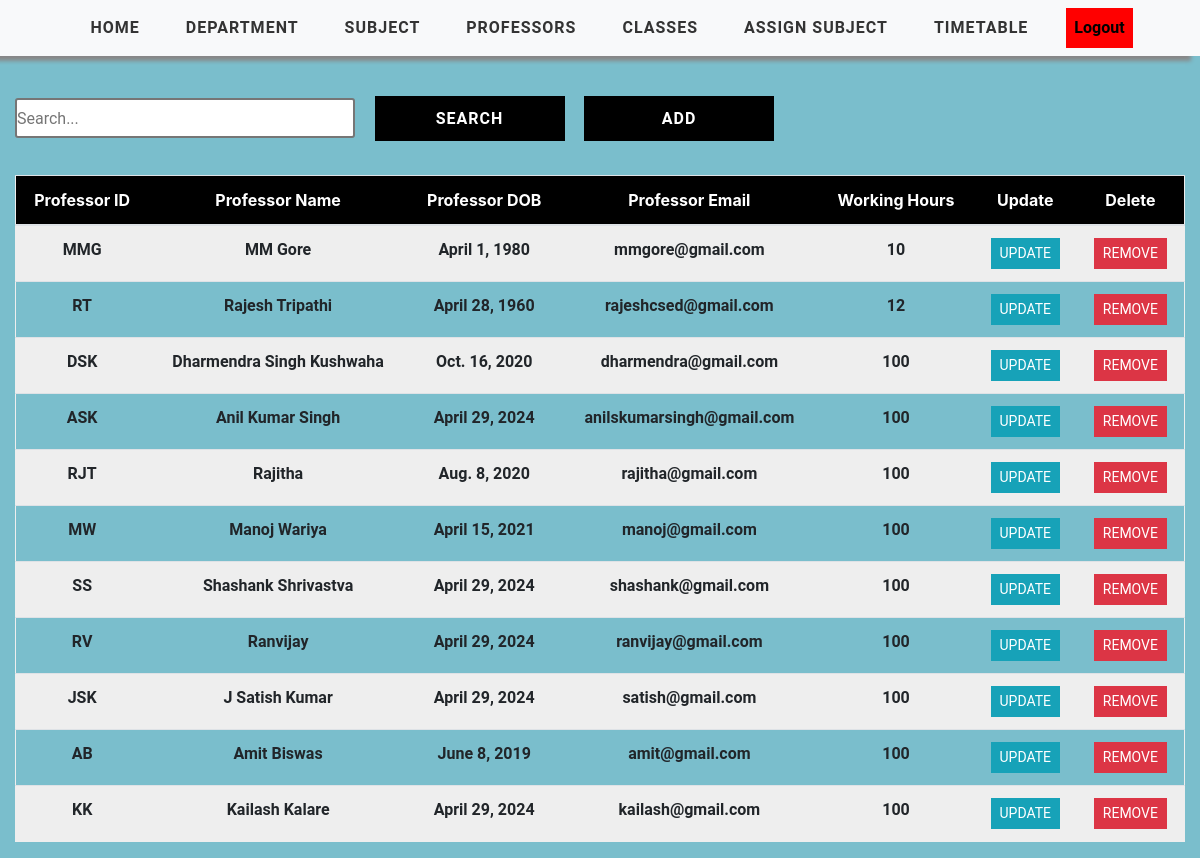
Page /professor_view/ (signed in) on the committed database.
### timetableapp/models.py (models this page shows, shortened)
class Professor(models.Model):
    user = models.ForeignKey(User, on_delete=models.CASCADE, null=True, blank=True)
    professor_id = models.CharField(max_length=2000,primary_key=True)
    professor_name = models.CharField(max_length=2000)
    dob = models.DateField(default=datetime.datetime.today().strftime('%Y-%m-%d'))
    working_hours = models.IntegerField(null=True,default=100)
    available_hours = models.IntegerField(null=True,default=100)
    professor_email = models.EmailField(default="")

### timetableapp/views.py (the view)
# urls.py: path('professor_view/', views.ProfessorTable, name='professor_view'),
@login_required(login_url='login')
def ProfessorTable(request):
    professor1 = Professor.objects.filter()
    context = {'professor1': professor1}
    return render(request, 'professor/ProfessorTable.html', context)

### timetableapp/templates/professor/ProfessorTable.html
{% extends 'timetableapp/main.html' %}
{% load static %}
{% block content %}
<div class="viewcontainer">
    <div class="container-fluid">
    <div class="search">
        <input type="text" class="searchbox" placeholder="Search...">
        <input type="submit" value="Search" class="searchButton">
        <a href="{% url 'add-professor' %}"><button class="searchButton">Add </button></a>
    </div>
    <div style="overflow-x:auto">
    <div class="innercontainer">
        <table class="table  text-center">
            <thead class="table-header" style="color: white;">
            <tr>
                <div class="header__item filter__link"  >
                    <th scope="col" class="text-center" >Professor ID</th>
                </div>
                <div class="header__item filter__link"  >
                    <th scope="col" class="text-center" >Professor Name</th>
                </div>
                <div class="header__item filter__link"  >
                    <th scope="col" class="text-center" >Professor DOB</th>
                </div>
                <div class="header__item filter__link"  >
                    <th scope="col" class="text-center" >Professor Email</th>
                </div>
                <div class="header__item filter__link" >
                    <th class="text-center" scope="col" >Working Hours</th>
                </div>
                <div class="header__item filter__link" >
                    <th class="text-center" scope="col" > Update</th>
                </div>
                <div class="header__item filter__link" >
                    <th class="text-center" scope="col" >Delete</th>
                </div>
            </tr>
            </thead>
            <tbody class="tab-content">
                {% for prof in professor1 %}
                <tr class="table-row text-center">
                    <td class="table-data">
                        {{ prof.professor_id }}
                    </td>
                    <td class="table-data">
                        {{ prof.professor_name }}
                    </td>
                    <td class="table-data">
                        {{ prof.dob }}
                    </td>
                    <td class="table-data">
                        {{ prof.professor_email }}
                    </td>
                    <td class="table-data">
                        {{ prof.working_hours}}
                    </td>
                    <td class="table-data">
                       <a href="{% url 'update-professor' prof.professor_id %}" class="btn btn-sm btn-info">Update</a>
                    </td>
                    <td class="table-data">
                       <a href="{% url 'delete-professor' prof.professor_id %}" class="btn btn-sm btn-danger" >Remove</a>
                    </td>
                </tr>
                {% endfor %}
            </tbody>
        </table>
    </div>
</div>
</div>
{% endblock %}

### static/css/style.css (style rules this page uses)
a { cursor: pointer; }

### static/css/tables.css (style rules this page uses)
*, *:before, *:after { box-sizing: border-box; }
body { font-family: "Roboto", sans-serif; margin: 0; background-color: white; }
.table { border: 1px solid #eeeeee; overflow-y: auto; overflow-x: auto; height: max-content; }
.table-header { width: 100%; background: #000; padding: 18px 0; top: 0; }
.table-row { width: 100%; padding: 18px 0; }
.table-row:nth-of-type(odd) { background: #eeeeee; }
.table-data, .header__item { flex: 1 1 20%; text-align: center; font-family: Roboto, sans-serif; font-weight: bold; }
.header__item { text-transform: uppercase; }
.filter__link { color: white; text-decoration: none; position: relative; display: inline-block; padding-left: 24px; padding-right: 24px; }
.filter__link::after { content: ""; position: absolute; right: -18px; color: white; font-size: 12px; top: 50%; transform: translateY(-50%); }
.btn { border-radius: 0 !important; font-family: Roboto, sans-serif !important; text-transform: uppercase; }
.search { display: inline-block; }
.searchbox { width: 340px; height: 40px; border-style: solid; border-radius: 3px; font-family: Roboto, sans-serif; text-align: justify; }
.searchButton { width: 190px; height: 45px ; font-family: Roboto, sans-serif; text-transform: uppercase; letter-spacing: 1px; font-weight: bolder; color: white ; background: black; margin-left: 15px; margin-top: 40px; border-color: black ; border-radius: 0 ; border-style: solid; border-width: 3px ; }

### static/css/add.css (style rules this page uses)
* { margin:0; padding:0; box-sizing: border-box; }
.viewcontainer { background-color: #7abecc; min-height: 100vh; }
.container-fluid { display: flex; flex-direction: column; gap:10px; }

### static/css/nav.css (style rules this page uses)
* { margin:0; padding:0; box-sizing: border-box; }

### rows in the picture
Professor: professor_id "MMG", professor_name "MM Gore", dob "April 1, 1980", professor_email "mmgore@gmail.com", working_hours "10"
Professor: professor_id "RT", professor_name "Rajesh Tripathi", dob "April 28, 1960", professor_email "rajeshcsed@gmail.com", working_hours "12"
Professor: professor_id "DSK", professor_name "Dharmendra Singh Kushwaha", dob "Oct. 16, 2020", professor_email "dharmendra@gmail.com", working_hours "100"
Professor: professor_id "ASK", professor_name "Anil Kumar Singh", dob "April 29, 2024", professor_email "anilskumarsingh@gmail.com", working_hours "100"
Professor: professor_id "RJT", professor_name "Rajitha", dob "Aug. 8, 2020", professor_email "rajitha@gmail.com", working_hours "100"
Professor: professor_id "MW", professor_name "Manoj Wariya", dob "April 15, 2021", professor_email "manoj@gmail.com", working_hours "100"
Professor: professor_id "SS", professor_name "Shashank Shrivastva", dob "April 29, 2024", professor_email "shashank@gmail.com", working_hours "100"
Professor: professor_id "RV", professor_name "Ranvijay", dob "April 29, 2024", professor_email "ranvijay@gmail.com", working_hours "100"
Professor: professor_id "JSK", professor_name "J Satish Kumar", dob "April 29, 2024", professor_email "satish@gmail.com", working_hours "100"
Professor: professor_id "AB", professor_name "Amit Biswas", dob "June 8, 2019", professor_email "amit@gmail.com", working_hours "100"
Professor: professor_id "KK", professor_name "Kailash Kalare", dob "April 29, 2024", professor_email "kailash@gmail.com", working_hours "100"
